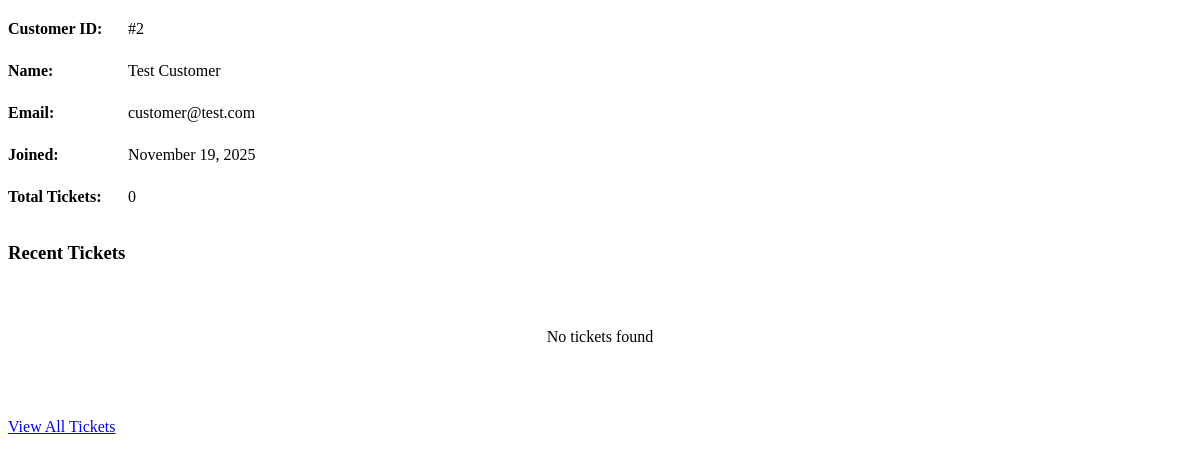
The page /admin/customer-details.php?id=2 (signed in) on the database its author committed.
### tables this page shows
CREATE TABLE IF NOT EXISTS users (
    id INT AUTO_INCREMENT PRIMARY KEY,
    email VARCHAR(255) UNIQUE NOT NULL,
    name VARCHAR(255) NOT NULL,
    password VARCHAR(255) NOT NULL,
    role ENUM('customer', 'admin') DEFAULT 'customer',
    created_at TIMESTAMP DEFAULT CURRENT_TIMESTAMP,
    updated_at TIMESTAMP DEFAULT CURRENT_TIMESTAMP ON UPDATE CURRENT_TIMESTAMP,
    INDEX idx_email (email),
    INDEX idx_role (role)
);

### includes/functions.php (called while the page is built, shortened)
<?php
function formatDate($date, $format = 'M d, Y g:i A') {
    return date($format, strtotime($date));
}

### admin/customer-details.php (the view, shortened to what this page needs)
<?php
require_once __DIR__ . '/../includes/functions.php';
$db = new Database();
$conn = $db->connect();
$customerId = (int)$_GET['id'];
$stmt = $conn->prepare("SELECT * FROM users WHERE id = ? AND role = 'customer'");
$stmt->execute([$customerId]);
$customer = $stmt->fetch();
$stmt = $conn->prepare("SELECT * FROM tickets WHERE user_id = ? ORDER BY created_at DESC");
$stmt->execute([$customerId]);
$tickets = $stmt->fetchAll();
?>
<div class="customer-info">
    <div class="info-row">
        <div class="info-label">Customer ID:</div>
        <div class="info-value">#<?= $customer['id'] ?></div>
    </div>
    <div class="info-row">
        <div class="info-label">Name:</div>
        <div class="info-value"><?= htmlspecialchars($customer['name']) ?></div>
    </div>
    <div class="info-row">
        <div class="info-label">Email:</div>
        <div class="info-value"><?= htmlspecialchars($customer['email']) ?></div>
    </div>
    <div class="info-row">
        <div class="info-label">Joined:</div>
        <div class="info-value"><?= formatDate($customer['created_at'], 'F d, Y') ?></div>
    </div>
    <div class="info-row">
        <div class="info-label">Total Tickets:</div>
        <div class="info-value"><?= count($tickets) ?></div>
    </div>
</div>
<h3 style="margin: 1.5rem 0 1rem; color: var(--secondary-color);">Recent Tickets</h3>
<div class="ticket-list">
    <?php if (empty($tickets)): ?>
        <p style="text-align: center; color: var(--light-text); padding: 2rem;">No tickets found</p>
    <?php endif; ?>
</div>
<div style="margin-top: 1.5rem;">
    <a href="tickets.php?customer=<?= $customer['id'] ?>" class="btn btn-primary">
        <i class="fa-solid fa-ticket"></i> View All Tickets
    </a>
</div>

### admin/customer-details.php (style rules this page uses)
.customer-info { margin-bottom: 1.5rem; }
.customer-info .info-row { display: flex; padding: 0.75rem 0; border-bottom: 1px solid var(--border-color); }
.customer-info .info-row:last-child { border-bottom: none; }
.customer-info .info-label { font-weight: 600; width: 120px; color: var(--secondary-color); }
.customer-info .info-value { flex: 1; color: var(--light-text); }
.ticket-list { max-height: 300px; overflow-y: auto; }

### rows shown on the page
users: id "2", name "Test Customer", email "customer@test.com", created_at "November 19, 2025"

### other values the page prints
count($tickets) "0"
